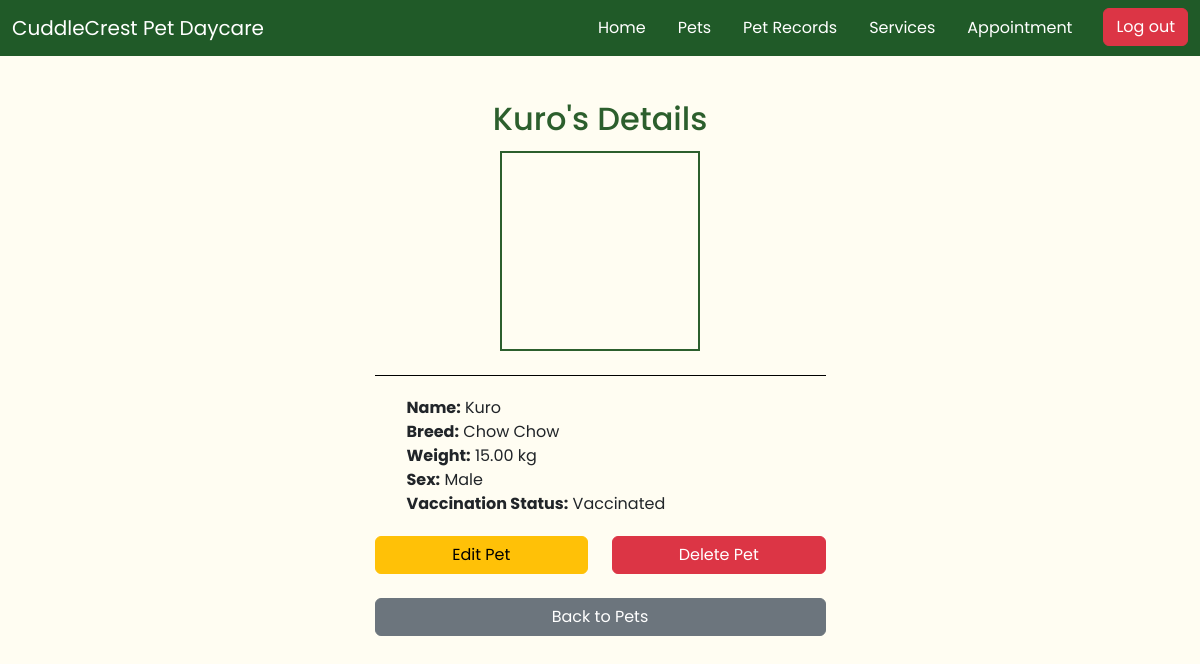
Screenshot of /pet-profile/19/ (signed in) with the database file from the repository.
### app/models.py (models this page shows, shortened)
class PetProfile(models.Model):
    pet_name = models.CharField(max_length=50)
    breed = models.CharField(max_length=50)
    weight = models.DecimalField(max_digits=5, decimal_places=2)
    sex = models.CharField(max_length=1, choices=[
        ('M', 'Male'),
        ('F', 'Female'),
        ('O', 'Other'),
    ])
    owner = models.ForeignKey(settings.AUTH_USER_MODEL, on_delete=models.CASCADE)
    VACCINATION_STATUS_CHOICES = [
        ('vaccinated', 'Vaccinated'),
        ('not_vaccinated', 'Not Vaccinated'),
    ]
    vaccination_status = models.CharField(
        max_length=20,
        choices=VACCINATION_STATUS_CHOICES,
        default='not_vaccinated'
    )
    pet_image = models.ImageField(upload_to='media/', null=True, blank=True)

### app/views.py (the view)
# urls.py: path('pet-profile/<int:pk>/', PetProfileDetailView.as_view(), name='pet_profile_detail'),
class PetProfileDetailView(LoginRequiredMixin, DetailView):
    model = PetProfile
    template_name = 'pet_profile/pet_profile_detail.html'
    context_object_name ='pet'

### app/templates/pet_profile/pet_profile_detail.html
{% extends 'app/base.html' %}
{% load static %}
{% block content %}
<div class="container-fluid" id="page-container-headers">
    <div class="container">
        <h2 id="title-header">{{ pet.pet_name }}'s Details</h3>
            <div style="height: 200px; width: 200px; margin-left: 125px;
                background-image: url('{% if pet.pet_image %}{{ pet.pet_image.url }}{% else %}/static/images/default_pet.png{% endif %}');
                background-size: cover;
                background-position: center;
                border: 2px solid #2C5F2D;">
            </div>
        <br>
        <ul id="details">
            <li><strong>Name:</strong> {{ pet.pet_name }}</li>
            <li><strong>Breed:</strong> {{ pet.breed }}</li>
            <li><strong>Weight:</strong> {{ pet.weight }} kg</li>
            <li><strong>Sex:</strong> {{ pet.get_sex_display }}</li>
            <li><strong>Vaccination Status:</strong> {{ pet.get_vaccination_status_display }}</li>
        </ul>
        <div class="row">
            <div class="col">
                <a href="{% url 'pet_profile_update' pet.pk %}" class="btn btn-warning" id="action-button">Edit Pet</a>
            </div>
            <div class="col">
                <a href="{% url 'pet_profile_delete' pet.pk %}" class="btn btn-danger" id="action-button">Delete Pet</a>
            </div>
        </div>
        <br>
        <a href="{% url 'pet_profile_list' %}" class="btn btn-secondary" id="back-button">Back to Pets</a>
    </div>
</div>
{% endblock content %}

### static/css/base.css (style rules this page uses)
* { font-family: "Poppins", serif !important; }
body { background-color: #FFFDF2; }
#page-container-headers .container { width: 475px !important; margin-top: 35px; }
#title-header { color: #2C5F2D; text-align: center; padding-bottom: 5px; }
#action-button, #back-button { width: 100% !important; }
#details { list-style: none; border-top: 1px solid black; margin-bottom: 20px; padding-top: 20px; }

### rows the page displays
PetProfile: pet_name "Kuro", breed "Chow Chow", weight "15.00", sex "Male", vaccination_status "Vaccinated"
